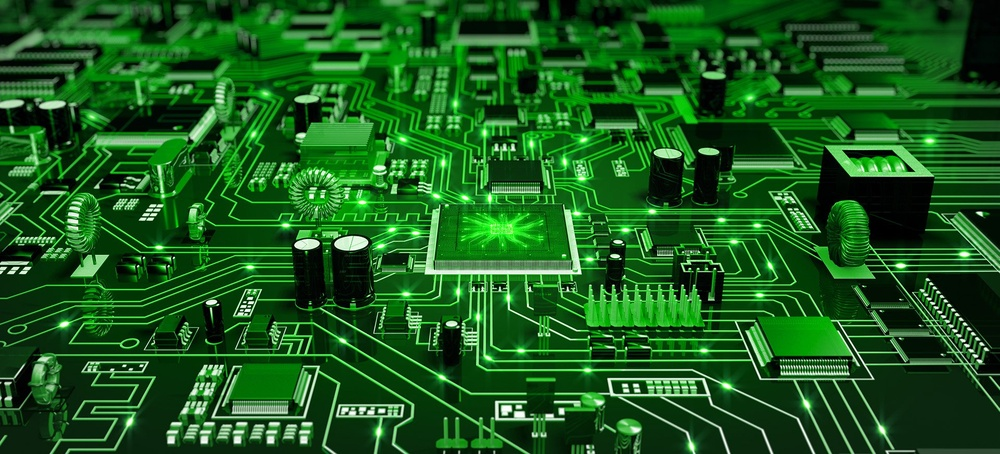
%> input picture lab3/Img3_07_1.jpg, 1000 x 454 px, shrunk from 1920 x 872 before the run
$ octave lab3_2.m   (GNU Octave 9; MATLAB toolbox functions it lacks are replaced by stand-ins)
%> lines starting %> are read from the running program, lines starting %| are printed output that depends on the picture
%% 2.1. Использование Лапласиана.
% Используя расфокусировку с помощью гауссовского фильтра
% получите слегка размытое изображение.
% Используя Лапласиан улучшите резкость изображения. Путем
% анализа некоторых деталей изображения (букв, символов, мелких
% деталей) сделайте выводы о степени улучшения изображения в
% результате использования Лапласиана (например, стали ли читаться
% буквы, насколько лучше видны отдельные детали и т.д.).
% Используйте две функции Matlab: imfilter с маской Лапласиана и locallapfilt.
% Сравните результаты улучшения изображения.

grayImage = im2double(rgb2gray(imread('Img3_07_1.jpg')));
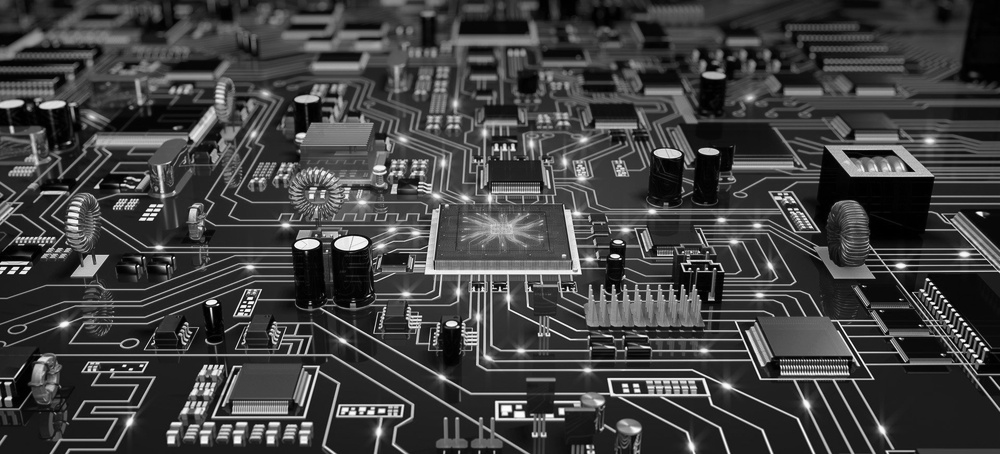
%> grayImage: size 454x1000 double; min 0, max 0.996, mean 0.253

% Гауссово размытие
sigma = 1.5;
blurredImage = imgaussfilt(grayImage, sigma);
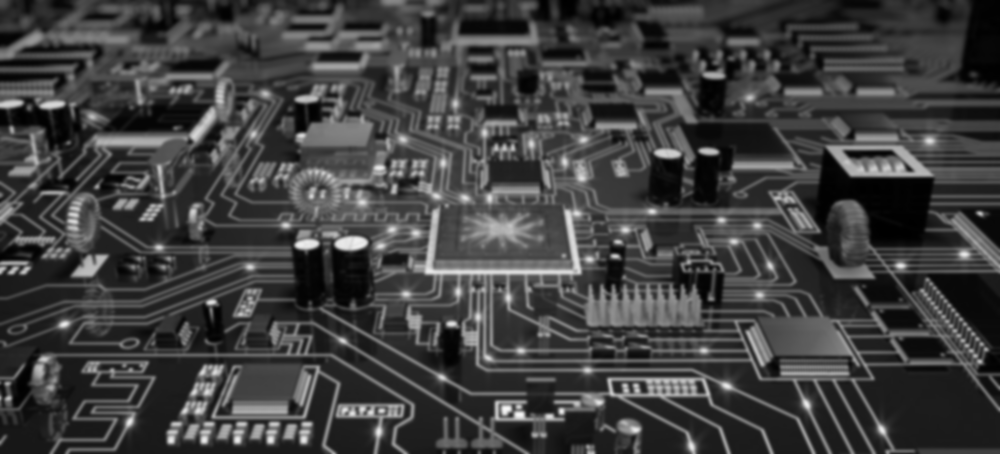
%> blurredImage: size 454x1000 double; min 0, max 0.969, mean 0.253

% Лапласиан через imfilter
laplacianMask = [0 1 0; 1 -4 1; 0 1 0];
laplacianImage = imfilter(blurredImage, laplacianMask, 'replicate', 'same');
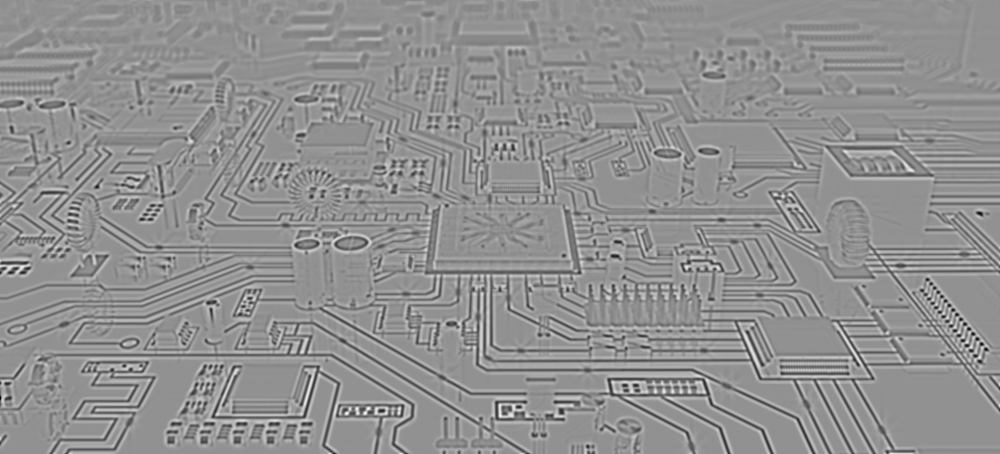
%> laplacianImage: size 454x1000 double; min -0.232, max 0.175, mean -9.78e-22; drawn with min black and max white
sharpenedImfilter = im2uint8(mat2gray(blurredImage - laplacianImage));

% Лапласиан через locallapfilt
alpha = 0.4; % степень сглаживания
beta = 0.8; % степень усиления деталей
%> (the run ends here)
